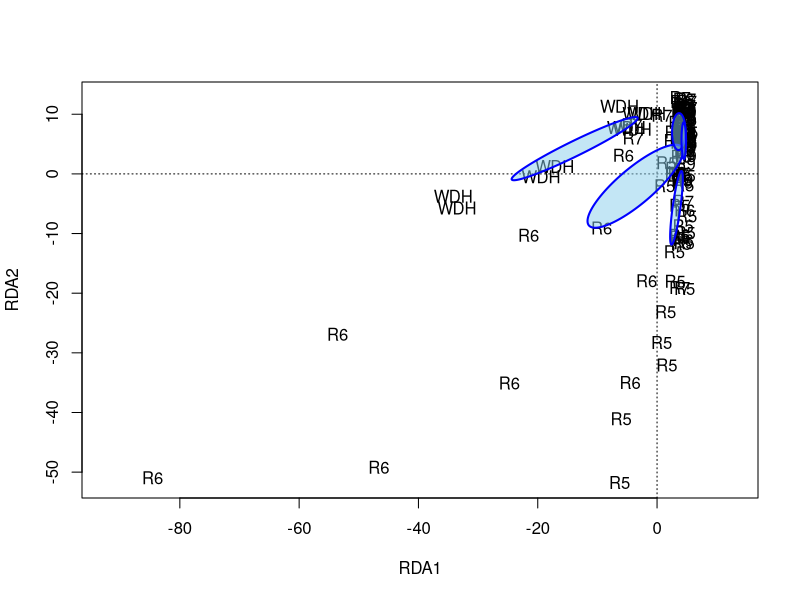
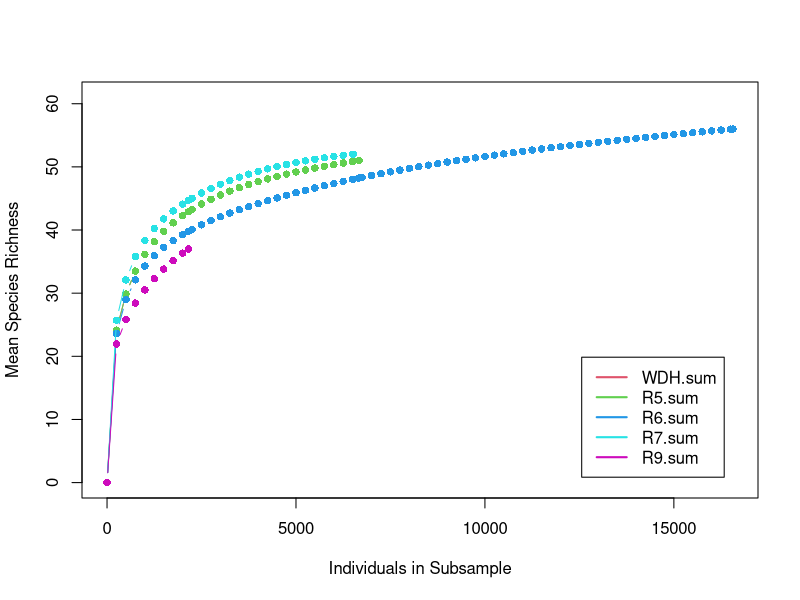
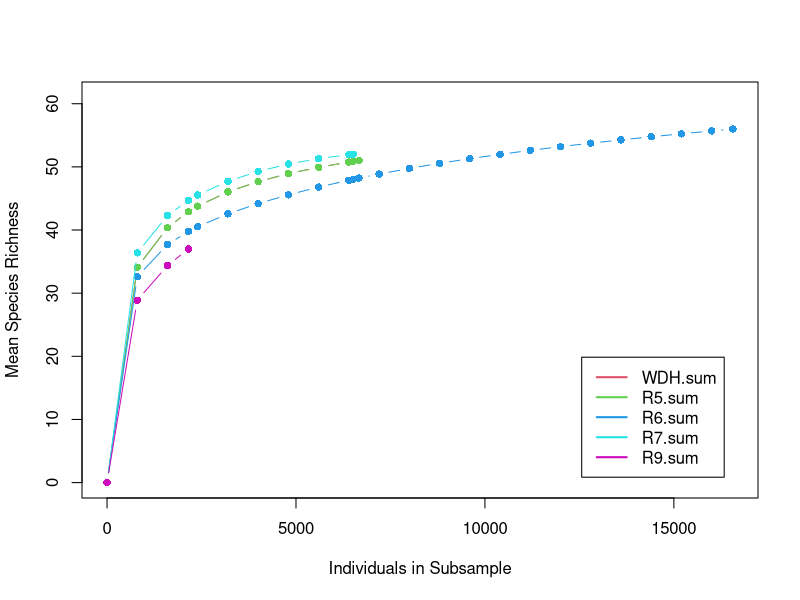

These figures' R source, in order:
# Load the vegan package and the "SR_Inverts" csv from GitHub.
# These data are benthic macroinvertebrate samples from the West Branch Susquehanna River and White Deer Hole Creek collected in 2012.
# Sample codes refer to a riffle number for the West Branch, with smaller numbers upstream (R5, R6, etc.).
# White Deer Hole samples are abbreviated as WDH and grouped together.

library(vegan)
setwd("C:/GitHub/hornam/Week8")
df.SRinverts <- read.csv("SR_Inverts.csv")

#Data prep (10 points):
# These data are setup in a common structure for stream ecology with additional taxonomic information. 
# In our case, the file also contains the Order and Family names for each genus of aquatic insects. 
# We need to remove these for analysis. Subset the data with brackets and a negative symbol to remove the Order and Family info.
df.SRinverts <- df.SRinverts[,-c(1,2)]
#Now transpose the data - remember species need to be columns and sites need to be rows for analysis:
df.SRinverts <- t(df.SRinverts)
# Use these two lines to turn your first row into column names and then remove the first row.
  # This assumes your data frame is named "df". You are welcome to change that.
colnames(df.SRinverts) <- df.SRinverts[1,]
df.SRinverts <- df.SRinverts[-1,]
# You should now have a data frame with samples as row names and species as column names.
    # The first column should be the riffle where these samples were collected.

#Data analysis (10 points):
# It is common in community ecology to ask questions about "clustering" of communities spatially (i.e. are closer samples more similar?).
# Now test if "riffle" is a significant predictor of the macroinvertebrate community.  
  # Report your p-value and constrained variance for the model.
  # Plot Axis 1 and Axis 2 of the results with 95% confidence intervals around the riffles.
    # Hint: it will make things easier if you create two separate data frames. One with the Riffle names and one with the bugs.

riff <- df.SRinverts[,1]
bugs <- as.data.frame(df.SRinverts[,-1])
bugs <- sapply(bugs, as.numeric )


?rda
mod1 <- rda(bugs ~ riff)
mod1
anova(mod1)
plot(mod1, type= "n", display = "sites")
text(mod1,display ="sites", labels = as.character(riff))
pl <- ordiellipse(mod1, riff, kind="se", conf=0.95, lwd=2, draw = "polygon", 
                  col="skyblue", border = "blue")
#p - value: .002,sig relationship#
#constrained variance = 1.364e+04#

# If your code results in an "error: 'x' must be numeric" Then run this line of code to force all bugs to numeric
  # Assuming your data frame of macroinvertebrates is called "bugs".

bugs <- sapply(bugs, as.numeric )

# (Q1) - Which group of samples is clearly different along Axis 1? Does this make sense based on what you know about the data? (3 pts)

#The R5 and R6 sites seem to be the most out of the cluster. We know these sites are further upstream. 
#That is important because upstream sites tend to differ from downstream sites on the Susuquehanna in the 
#sense that they tend to be more forested compared to more agriculturally developed 
#downstream sites#

# Use the rarefaction function from the tutorial to plot 250-individual subsamples grouped and summed by the riffle where they were collected.
  # Hint: use the subset() function to select only the samples from a specific riffle
  # Hint 2: use two equal signs, not one, in the subset() function.
?subset
#Breakdown of code#
#made df a data frame because it was acting weird and the class was a matrix#
#grouping - used subset() to pull specefic riffles and their species data from the big df#
#summing - took our subsetted df and summed the columns. the [,-1] just gets rid of the riffle column
#important to do because that data is not numeric and cannot become numeric#
#pooled it all together with rbind#

df.SRinverts <- as.data.frame(df.SRinverts)

#?sapply - applies a function over a list or vector#

df.WDH <- subset(df.SRinverts, df.SRinverts$Riffle == "WDH")
WDH.sum <- colSums(sapply(df.WDH[,-1], as.numeric))

df.R5 <- subset(df.SRinverts, df.SRinverts$Riffle == "R5")
R5.sum <- colSums(sapply(df.WDH[,-1], as.numeric))

df.R6 <- subset(df.SRinverts, df.SRinverts$Riffle == "R6")
R6.sum <- colSums(sapply(df.R6[,-1], as.numeric))
  
df.R7 <- subset(df.SRinverts, df.SRinverts$Riffle == "R7")
R7.sum <- colSums(sapply(df.R7[,-1], as.numeric))

df.R9 <- subset(df.SRinverts, df.SRinverts$Riffle == "R9")
R9.sum <- colSums(sapply(df.R9[,-1], as.numeric))

pool.riff <- rbind(WDH.sum, R5.sum, R6.sum, R7.sum, R9.sum)

#rarefaction function#

rarefaction<-function(x,subsample=5, plot=TRUE, color=TRUE, error=FALSE, legend=TRUE, symbol=c(1,2,3,4,5,6,7,8,9,10,11,12,13,14,15,16,17,18)){
  
  library(vegan)
  
  
  
  x <- as.matrix(x)
  y1<-apply(x, 1, sum)
  rare.data<-x                                   
  
  select<-unique(sort(c((apply(x, 1, sum)), (seq(0,(max(y1)), by=subsample)), recursive=TRUE)))
  
  
  storesummary.e<-matrix(data=NA, ncol=length(rare.data[,1]),nrow=length(select))
  rownames(storesummary.e)<-c(select)
  colnames(storesummary.e)<-rownames(x)
  storesummary.se<-matrix(data=NA, ncol=length(rare.data[,1]),nrow=length(select))
  rownames(storesummary.se)<-c(select)
  colnames(storesummary.se)<-rownames(x)
  
  
  
  
  for(i in 1:length(select))                      #the for loop
  {
    select.c<-select[i]                     #assigns the 'i'th element of select to select.c
    foo<-rarefy(x,select.c, se=T)           #use whatever vegan fn you want
    
    
    
    storesummary.e[i,]<-foo[1,]
    storesummary.se[i,]<-foo[2,]            
    
  }
  
  storesummary.e<-as.data.frame(storesummary.e)               
  richness.error<<-storesummary.se
  
  for (i in 1:(length(storesummary.e)))
  {
    storesummary.e[,i]<-ifelse(select>sum(x[i,]), NA, storesummary.e[,i])
  }
  
  
  
  ###############plot result################################
  if (plot==TRUE)
  {
    if(color==TRUE){
      plot(select,storesummary.e[,1], xlab="Individuals in Subsample", 
           xlim=c(0,max(select)), ylim=c(0, 5+(max(storesummary.e[,1:(length(storesummary.e))], na.rm=TRUE))),
           ylab="Mean Species Richness", pch =16, col=2, type="n")
      
      for (j in 1:(length(storesummary.e))){
        points(select, storesummary.e[,j], pch=16, col=j+1, type="b", lty=1)}
      
      if(error==TRUE){
        for (m in 1:(length(storesummary.e))){
          segments(select, storesummary.e[,m]+storesummary.se[,m],select, storesummary.e[,m]-storesummary.se[,m])
        }
      }
      if (legend==TRUE){
        legend("bottomright", colnames(storesummary.e), inset=0.05, lty=1, col=1:length(storesummary.e)+1, lwd=2)
      }
    }
    else
    {
      plot(select,storesummary.e[,1], xlab="Individuals in Subsample", 
           xlim=c(0,max(select)), ylim=c(0, 5+(max(storesummary.e[,1:(length(storesummary.e))], na.rm=TRUE))),
           ylab="Mean Species Richness", pch =16, col=2, type="n")
      
      for (j in 1:(length(storesummary.e))){
        points(select, storesummary.e[,j], type="l", lty=1)}
      
      for (k in 1:(length(storesummary.e))){
        symbol<-ifelse(symbol<length(storesummary.e),rep(symbol,2),symbol)
        points(as.numeric(rownames(subset(storesummary.e, storesummary.e[,k]==max(storesummary.e[,k],na.rm=TRUE)))), max(storesummary.e[,k],na.rm=TRUE), pch=symbol[k], cex=1.5)}
      
      if(error==TRUE){
        for (m in 1:(length(storesummary.e))){
          points(select, storesummary.e[,m]+storesummary.se[,m], type="l", lty=2)
          points(select, storesummary.e[,m]-storesummary.se[,m], type="l", lty=2)}}
      
      k<-1:(length(storesummary.e))
      if (legend==TRUE){
        legend("bottomright", colnames(storesummary.e), pch=symbol[k], inset=0.05, cex=1.3)
      }
    }
  }
  print("rarefaction by J. Jacobs, last update April 17, 2009")
  if(error==TRUE)(print("errors around lines are the se of the iterations, not true se of the means")  )     
  list("richness"= storesummary.e, "SE"=richness.error, "subsample"=select)        
}

rarefaction(pool.riff, subsample=250, plot=TRUE, color=TRUE, error=FALSE,  legend=TRUE, symbol)

# (Q2) - Which riffle took the most effort to effectively sample? (2 pts)
    # Hint: if you use rbind() to bring your summed riffles together it will be easier to display in a single rarefaction plot.

## R6 - indicated by longest curve. ##

# (Q3) - Do you think the differences between riffles are ecologically meaningful? (3 pts)
    # Hint: It might help to look at 800-individual subsamples to answer this question.

rarefaction(pool.riff, subsample=800, plot=TRUE, color=TRUE, error=FALSE,  legend=TRUE, symbol)

#Yes, it looks like inc sample number does not change the curves or their length/slope. In application, Riffle 6
#may have the most rare species or species richness, something along those lines. 

# (Q4) - Why do the curves stop at different locations on the x-Axis? (2 pts)

#I assume they stop because they've reached the point of the asymptote, when more samples no longer changes 
#the species richness, or sampling more is no longer effective#
